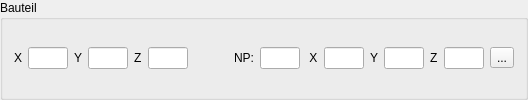
       <widget class="QGroupBox" name="groupBox_Bauteil">
        <property name="minimumSize">
         <size>
          <width>435</width>
          <height>0</height>
         </size>
        </property>
        <property name="title">
         <string>Bauteil</string>
        </property>
        <layout class="QVBoxLayout" name="verticalLayout_2">
         <item>
          <layout class="QHBoxLayout" name="horizontalLayout_6">
           <item>
            <widget class="QLabel" name="label_X_2">
             <property name="text">
              <string>X</string>
             </property>
            </widget>
           </item>
           <item>
            <widget class="MLineEdit" name="lineEdit_FinishPartX">
             <property name="maximumSize">
              <size>
               <width>40</width>
               <height>16777215</height>
              </size>
             </property>
             <property name="text">
              <string/>
             </property>
            </widget>
           </item>
           <item>
            <widget class="QLabel" name="label_Y_2">
             <property name="text">
              <string>Y</string>
             </property>
            </widget>
           </item>
           <item>
            <widget class="MLineEdit" name="lineEdit_FinishPartY">
             <property name="maximumSize">
              <size>
               <width>40</width>
               <height>16777215</height>
              </size>
             </property>
             <property name="text">
              <string/>
             </property>
            </widget>
           </item>
           <item>
            <widget class="QLabel" name="label_Z_2">
             <property name="text">
              <string>Z</string>
             </property>
            </widget>
           </item>
           <item>
            <widget class="MLineEdit" name="lineEdit_FinishPartZ">
             <property name="maximumSize">
              <size>
               <width>40</width>
               <height>16777215</height>
              </size>
             </property>
             <property name="text">
              <string/>
             </property>
            </widget>
           </item>
           <item>
            <spacer name="horizontalSpacer_3">
             <property name="orientation">
              <enum>Qt::Horizontal</enum>
             </property>
             <property name="sizeHint" stdset="0">
              <size>
               <width>40</width>
               <height>20</height>
              </size>
             </property>
            </spacer>
           </item>
           <item>
            <widget class="QLabel" name="label_4">
             <property name="text">
              <string>NP:</string>
             </property>
            </widget>
           </item>
           <item>
            <widget class="MLineEdit" name="lineEdit_ZeroPointG">
             <property name="maximumSize">
              <size>
               <width>40</width>
               <height>16777215</height>
              </size>
             </property>
            </widget>
           </item>
           <item>
            <widget class="QLabel" name="label">
             <property name="text">
              <string> X</string>
             </property>
            </widget>
           </item>
           <item>
            <widget class="MLineEdit" name="lineEdit_ZeroPointX">
             <property name="maximumSize">
              <size>
               <width>40</width>
               <height>16777215</height>
              </size>
             </property>
            </widget>
           </item>
           <item>
            <widget class="QLabel" name="label_2">
             <property name="text">
              <string>Y</string>
             </property>
            </widget>
           </item>
           <item>
            <widget class="MLineEdit" name="lineEdit_ZeroPointY">
             <property name="maximumSize">
              <size>
               <width>40</width>
               <height>16777215</height>
              </size>
             </property>
            </widget>
           </item>
           <item>
            <widget class="QLabel" name="label_3">
             <property name="text">
              <string>Z</string>
             </property>
            </widget>
           </item>
           <item>
            <widget class="MLineEdit" name="lineEdit_ZeroPointZ">
             <property name="maximumSize">
              <size>
               <width>40</width>
               <height>16777215</height>
              </size>
             </property>
            </widget>
           </item>
           <item>
            <widget class="QToolButton" name="toolButton_Paste">
             <property name="text">
              <string>...</string>
             </property>
             <property name="icon">
              <iconset>
               <normalon>:/Icons/Main/paste.png</normalon>
              </iconset>
             </property>
             <property name="iconSize">
              <size>
               <width>24</width>
               <height>24</height>
              </size>
             </property>
            </widget>
           </item>
          </layout>
         </item>
        </layout>
       </widget>
